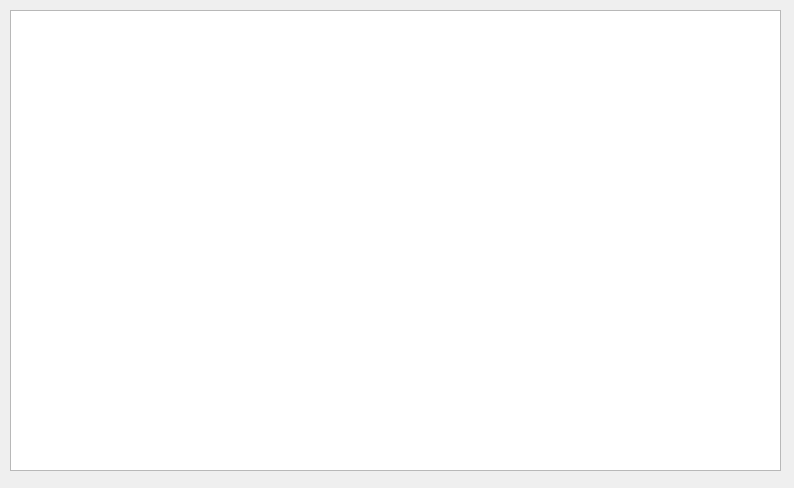
<?xml version="1.0" encoding="UTF-8"?>
<ui version="4.0">
 <class>ViewMatchWidget</class>
 <widget class="QWidget" name="ViewMatchWidget">
  <property name="geometry">
   <rect>
    <x>0</x>
    <y>0</y>
    <width>794</width>
    <height>488</height>
   </rect>
  </property>
  <property name="windowTitle">
   <string>Matching Results</string>
  </property>
  <widget class="QTableView" name="tableView_summary">
   <property name="geometry">
    <rect>
     <x>10</x>
     <y>10</y>
     <width>771</width>
     <height>461</height>
    </rect>
   </property>
  </widget>
 </widget>
 <resources/>
 <connections/>
</ui>
